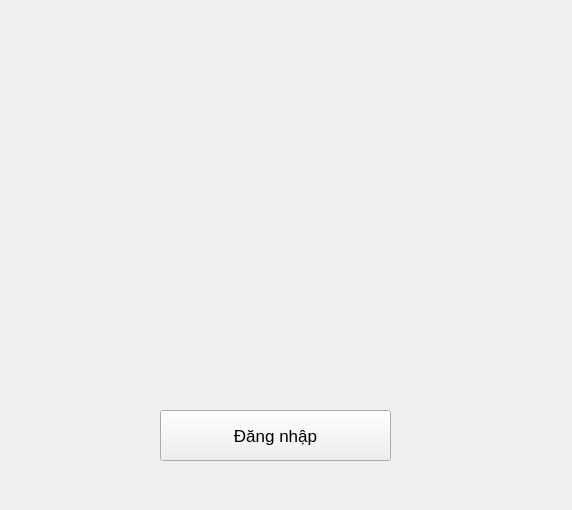
<?xml version="1.0" encoding="UTF-8"?>
<ui version="4.0">
 <class>MainWindow</class>
 <widget class="QMainWindow" name="MainWindow">
  <property name="geometry">
   <rect>
    <x>0</x>
    <y>0</y>
    <width>572</width>
    <height>510</height>
   </rect>
  </property>
  <property name="windowTitle">
   <string>MainWindow</string>
  </property>
  <widget class="QWidget" name="centralwidget">
   <widget class="QPushButton" name="pushButton">
    <property name="geometry">
     <rect>
      <x>160</x>
      <y>410</y>
      <width>231</width>
      <height>51</height>
     </rect>
    </property>
    <property name="font">
     <font>
      <pointsize>13</pointsize>
     </font>
    </property>
    <property name="text">
     <string>Đăng nhập</string>
    </property>
   </widget>
  </widget>
 </widget>
 <resources/>
 <connections/>
</ui>
